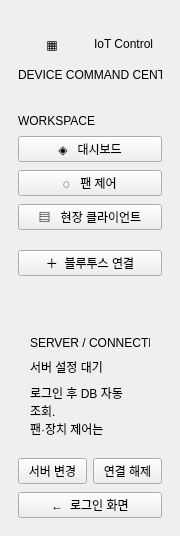
    <widget class="QFrame" name="sidebar">
     <property name="minimumSize">
      <size>
       <width>180</width>
       <height>0</height>
      </size>
     </property>
     <property name="maximumSize">
      <size>
       <width>180</width>
       <height>16777215</height>
      </size>
     </property>
     <layout class="QVBoxLayout" name="sidebarLayout">
      <property name="spacing">
       <number>8</number>
      </property>
      <property name="leftMargin">
       <number>18</number>
      </property>
      <property name="topMargin">
       <number>28</number>
      </property>
      <property name="rightMargin">
       <number>18</number>
      </property>
      <property name="bottomMargin">
       <number>18</number>
      </property>
      <item>
       <layout class="QHBoxLayout" name="sidebarBrandLayout">
        <property name="spacing">
         <number>8</number>
        </property>
        <item>
         <widget class="QLabel" name="sidebarLogo">
          <property name="text">
           <string>▦</string>
          </property>
          <property name="minimumSize">
           <size>
            <width>24</width>
            <height>32</height>
           </size>
          </property>
          <property name="alignment">
           <set>Qt::AlignCenter</set>
          </property>
         </widget>
        </item>
        <item>
         <widget class="QLabel" name="sidebarName">
          <property name="text">
           <string>IoT Control</string>
          </property>
         </widget>
        </item>
       </layout>
      </item>
      <item>
       <widget class="QLabel" name="sidebarEdition">
        <property name="text">
         <string>DEVICE COMMAND CENTER</string>
        </property>
       </widget>
      </item>
      <item>
       <spacer name="sidebarHeaderSpace">
        <property name="sizeType">
         <enum>QSizePolicy::Fixed</enum>
        </property>
        <property name="orientation">
         <enum>Qt::Vertical</enum>
        </property>
        <property name="sizeHint">
         <size>
          <width>24</width>
          <height>24</height>
         </size>
        </property>
       </spacer>
      </item>
      <item>
       <widget class="QLabel" name="sidebarSection">
        <property name="text">
         <string>WORKSPACE</string>
        </property>
       </widget>
      </item>
      <item>
       <widget class="QPushButton" name="overviewNav">
        <property name="text">
         <string>◈   대시보드</string>
        </property>
        <property name="role" stdset="0">
         <string notr="true">nav</string>
        </property>
        <property name="cursor">
         <cursorShape>PointingHandCursor</cursorShape>
        </property>
        <property name="autoDefault">
         <bool>false</bool>
        </property>
        <property name="active" stdset="0">
         <string notr="true">true</string>
        </property>
       </widget>
      </item>
      <item>
       <widget class="QPushButton" name="fanNav">
        <property name="text">
         <string>◌   팬 제어</string>
        </property>
        <property name="role" stdset="0">
         <string notr="true">nav</string>
        </property>
        <property name="cursor">
         <cursorShape>PointingHandCursor</cursorShape>
        </property>
        <property name="autoDefault">
         <bool>false</bool>
        </property>
       </widget>
      </item>
      <item>
       <widget class="QPushButton" name="clientsNav">
        <property name="text">
         <string>▤   현장 클라이언트</string>
        </property>
        <property name="role" stdset="0">
         <string notr="true">nav</string>
        </property>
        <property name="cursor">
         <cursorShape>PointingHandCursor</cursorShape>
        </property>
        <property name="autoDefault">
         <bool>false</bool>
        </property>
       </widget>
      </item>
      <item>
       <spacer name="sidebarBtSpace">
        <property name="sizeType">
         <enum>QSizePolicy::Fixed</enum>
        </property>
        <property name="orientation">
         <enum>Qt::Vertical</enum>
        </property>
        <property name="sizeHint">
         <size>
          <width>12</width>
          <height>12</height>
         </size>
        </property>
       </spacer>
      </item>
      <item>
       <widget class="QPushButton" name="sidebarBluetoothButton">
        <property name="text">
         <string>＋  블루투스 연결</string>
        </property>
        <property name="cursor">
         <cursorShape>PointingHandCursor</cursorShape>
        </property>
        <property name="autoDefault">
         <bool>false</bool>
        </property>
       </widget>
      </item>
      <item>
       <spacer name="sidebarFlexibleSpace">
        <property name="orientation">
         <enum>Qt::Vertical</enum>
        </property>
        <property name="sizeHint">
         <size>
          <width>40</width>
          <height>40</height>
         </size>
        </property>
       </spacer>
      </item>
      <item>
       <widget class="QFrame" name="sidebarPreview">
        <layout class="QVBoxLayout" name="sidebarPreviewLayout">
         <property name="spacing">
          <number>8</number>
         </property>
         <property name="leftMargin">
          <number>12</number>
         </property>
         <property name="topMargin">
          <number>12</number>
         </property>
         <property name="rightMargin">
          <number>12</number>
         </property>
         <property name="bottomMargin">
          <number>12</number>
         </property>
         <item>
          <widget class="QLabel" name="sidebarPreviewTitle">
           <property name="text">
            <string>SERVER / CONNECTED</string>
           </property>
          </widget>
         </item>
         <item>
          <widget class="QLabel" name="serverEndpoint">
           <property name="text">
            <string>서버 설정 대기</string>
           </property>
           <property name="wordWrap">
            <bool>true</bool>
           </property>
           <property name="sizePolicy">
            <sizepolicy hsizetype="Ignored" vsizetype="Preferred">
             <horstretch>0</horstretch>
             <verstretch>0</verstretch>
            </sizepolicy>
           </property>
          </widget>
         </item>
         <item>
          <widget class="QLabel" name="sidebarPreviewNote">
           <property name="text">
            <string>로그인 후 DB 자동 조회.
팬·장치 제어는
미리보기입니다.</string>
           </property>
           <property name="wordWrap">
            <bool>true</bool>
           </property>
          </widget>
         </item>
        </layout>
       </widget>
      </item>
      <item>
       <layout class="QHBoxLayout" name="dashboardServerActionsLayout" stretch="1,1">
        <property name="spacing">
         <number>6</number>
        </property>
        <item>
         <widget class="QPushButton" name="dashboardChangeServerButton">
          <property name="text">
           <string>서버 변경</string>
          </property>
          <property name="cursor">
           <cursorShape>PointingHandCursor</cursorShape>
          </property>
          <property name="autoDefault">
           <bool>false</bool>
          </property>
          <property name="role" stdset="0">
           <string notr="true">subtle</string>
          </property>
         </widget>
        </item>
        <item>
         <widget class="QPushButton" name="dashboardDisconnectServerButton">
          <property name="text">
           <string>연결 해제</string>
          </property>
          <property name="toolTip">
           <string>서버 연결을 해제하고 접속 화면으로 돌아갑니다.</string>
          </property>
          <property name="accessibleName">
           <string>서버 연결 해제</string>
          </property>
          <property name="cursor">
           <cursorShape>PointingHandCursor</cursorShape>
          </property>
          <property name="autoDefault">
           <bool>false</bool>
          </property>
          <property name="role" stdset="0">
           <string notr="true">disconnect</string>
          </property>
         </widget>
        </item>
       </layout>
      </item>
      <item>
       <widget class="QPushButton" name="returnToLoginButton">
        <property name="text">
         <string>←  로그인 화면</string>
        </property>
        <property name="cursor">
         <cursorShape>PointingHandCursor</cursorShape>
        </property>
        <property name="autoDefault">
         <bool>false</bool>
        </property>
       </widget>
      </item>
     </layout>
    </widget>
